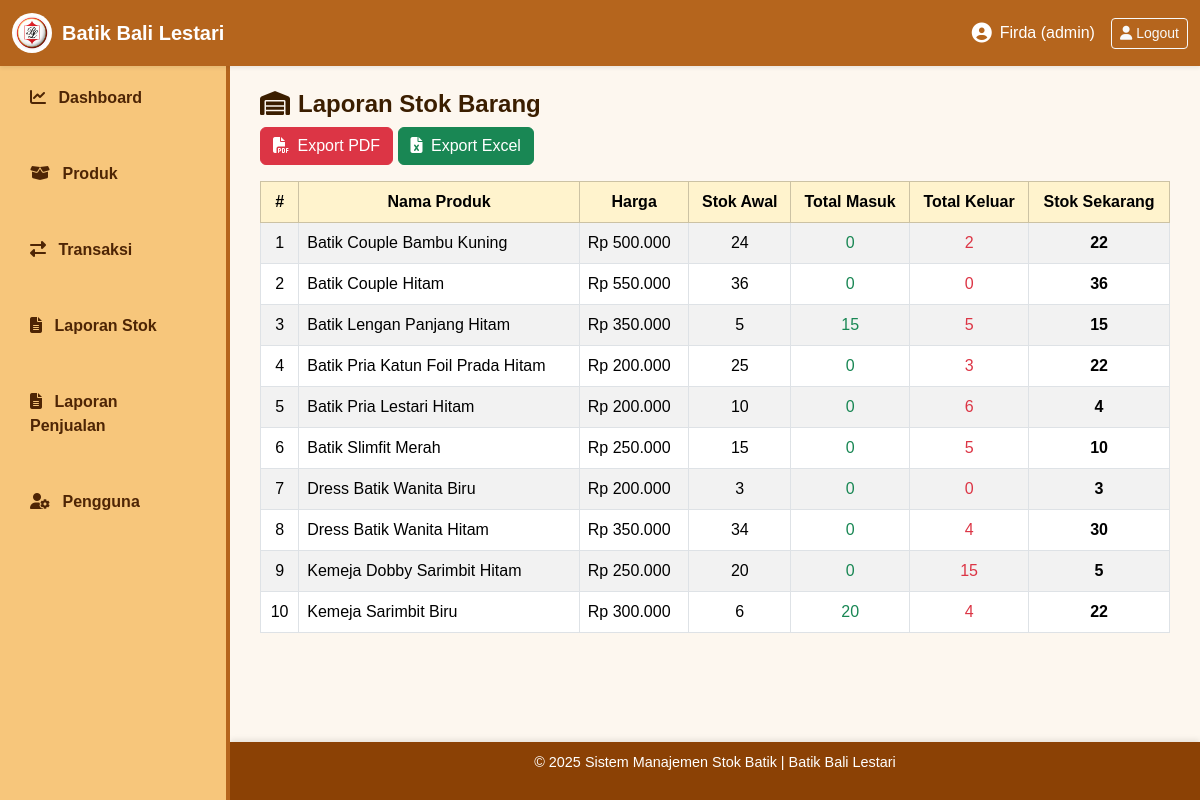
/views/laporan/laporan_stok.php (signed in), run on the app's committed database.
### tables this page shows
CREATE TABLE `produk` (
  `id_produk` int(11) NOT NULL,
  `id_kategori` int(11) DEFAULT NULL,
  `kode_produk` varchar(50) NOT NULL,
  `nama_produk` varchar(100) NOT NULL,
  `jenis_batik` varchar(100) DEFAULT NULL,
  `harga` decimal(12,2) NOT NULL,
  `stok` int(11) DEFAULT 0,
  `lokasi_simpan` varchar(100) DEFAULT NULL,
  `foto_produk` varchar(255) DEFAULT NULL,
  `tanggal_ditambahkan` datetime DEFAULT current_timestamp()
);

### config/helper.php (called while the page is built, shortened)
<?php
function rupiah($angka) {
    return "Rp " . number_format($angka, 0, ',', '.');
}
?>

### views/laporan/laporan_stok.php (the view, shortened to what this page needs)
<?php
include '../../config/koneksi.php';
include '../../config/helper.php';
include '../includes/header.php';
$q = mysqli_query($conn, "
    SELECT
        p.id_produk,
        p.nama_produk,
        p.harga,
        (p.stok - COALESCE(SUM(CASE WHEN t.jenis_transaksi='masuk' THEN d.jumlah END),0)
                + COALESCE(SUM(CASE WHEN t.jenis_transaksi='keluar' THEN d.jumlah END),0)) AS stok_awal,
        COALESCE(SUM(CASE WHEN t.jenis_transaksi='masuk' THEN d.jumlah END),0) AS total_masuk,
        COALESCE(SUM(CASE WHEN t.jenis_transaksi='keluar' THEN d.jumlah END),0) AS total_keluar,
        p.stok AS stok_saat_ini
    FROM produk p
    LEFT JOIN detail_transaksi d ON p.id_produk = d.id_produk
    LEFT JOIN transaksi t ON d.id_transaksi = t.id_transaksi
    GROUP BY p.id_produk
    ORDER BY p.nama_produk ASC
");
?>
<h4><i class="fa-solid fa-warehouse me-2"></i>Laporan Stok Barang</h4>
<div class="mb-3">
    <a href="export_pdf_stok.php?type=stok" class="btn btn-danger"><i class="fa-solid fa-file-pdf me-1"></i> Export PDF</a>
    <a href="export_excel_stok.php?type=stok" class="btn btn-success"><i class="fa-solid fa-file-excel me-1"></i> Export Excel</a>
</div>
<table class="table table-bordered table-striped align-middle">
    <thead class="table-warning text-center">
        <tr>
            <th>#</th>
            <th>Nama Produk</th>
            <th>Harga</th>
            <th>Stok Awal</th>
            <th>Total Masuk</th>
            <th>Total Keluar</th>
            <th>Stok Sekarang</th>
        </tr>
    </thead>
    <tbody>
        <?php $no=1; while($r=mysqli_fetch_assoc($q)): ?>
        <tr>
            <td class="text-center"><?= $no++; ?></td>
            <td><?= htmlspecialchars($r['nama_produk']); ?></td>
            <td><?= rupiah($r['harga']); ?></td>
            <td class="text-center"><?= $r['stok_awal']; ?></td>
            <td class="text-success text-center"><?= $r['total_masuk']; ?></td>
            <td class="text-danger text-center"><?= $r['total_keluar']; ?></td>
            <td class="text-center fw-bold"><?= $r['stok_saat_ini']; ?></td>
        </tr>
        <?php endwhile; ?>
    </tbody>
</table>
<?php include '../includes/footer.php'; ?>

### assets/css/style.css (style rules this page uses)
body { font-family: "Poppins", sans-serif; background-color: #fdf7ef; margin: 0; padding: 0; overflow-x: hidden; }
h1, h2, h3, h4, h5 { color: #3b1e00; font-weight: 600; }
a { text-decoration: none; }

### data on the page
produk: nama_produk "Batik Couple Bambu Kuning", harga "Rp 500.000", stok_awal "24", total_masuk "0", total_keluar "2", stok "22"
produk: nama_produk "Batik Couple Hitam", harga "Rp 550.000", stok_awal "36", total_masuk "0", total_keluar "0", stok "36"
produk: nama_produk "Batik Lengan Panjang Hitam", harga "Rp 350.000", stok_awal "5", total_masuk "15", total_keluar "5", stok "15"
produk: nama_produk "Batik Pria Katun Foil Prada Hitam", harga "Rp 200.000", stok_awal "25", total_masuk "0", total_keluar "3", stok "22"
produk: nama_produk "Batik Pria Lestari Hitam", harga "Rp 200.000", stok_awal "10", total_masuk "0", total_keluar "6", stok "4"
produk: nama_produk "Batik Slimfit Merah", harga "Rp 250.000", stok_awal "15", total_masuk "0", total_keluar "5", stok "10"
produk: nama_produk "Dress Batik Wanita Biru", harga "Rp 200.000", stok_awal "3", total_masuk "0", total_keluar "0", stok "3"
produk: nama_produk "Dress Batik Wanita Hitam", harga "Rp 350.000", stok_awal "34", total_masuk "0", total_keluar "4", stok "30"
produk: nama_produk "Kemeja Dobby Sarimbit Hitam", harga "Rp 250.000", stok_awal "20", total_masuk "0", total_keluar "15", stok "5"
produk: nama_produk "Kemeja Sarimbit Biru", harga "Rp 300.000", stok_awal "6", total_masuk "20", total_keluar "4", stok "22"

### other printed values
$_SESSION['nama_lengkap'] "Firda"
$_SESSION['role'] "admin"
